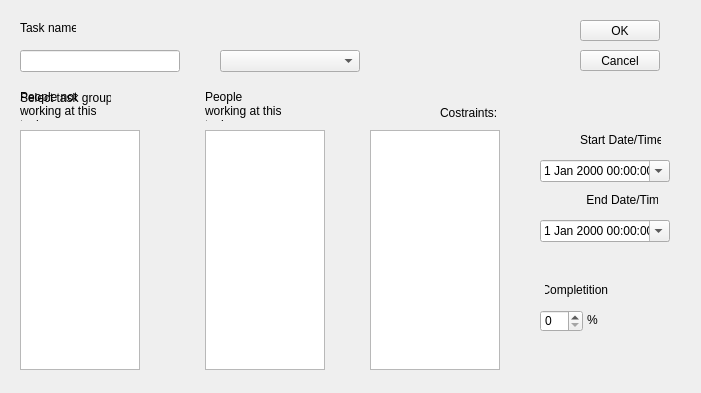
<?xml version="1.0" encoding="UTF-8"?>
<ui version="4.0">
 <class>AddTaskDialog</class>
 <widget class="QDialog" name="AddTaskDialog">
  <property name="geometry">
   <rect>
    <x>0</x>
    <y>0</y>
    <width>701</width>
    <height>393</height>
   </rect>
  </property>
  <property name="windowTitle">
   <string>Add Task</string>
  </property>
  <widget class="QLabel" name="taskNamelabel">
   <property name="geometry">
    <rect>
     <x>20</x>
     <y>20</y>
     <width>56</width>
     <height>16</height>
    </rect>
   </property>
   <property name="text">
    <string>Task name:</string>
   </property>
  </widget>
  <widget class="QPushButton" name="buttonOk">
   <property name="geometry">
    <rect>
     <x>580</x>
     <y>20</y>
     <width>80</width>
     <height>21</height>
    </rect>
   </property>
   <property name="text">
    <string>OK</string>
   </property>
   <property name="autoDefault">
    <bool>false</bool>
   </property>
  </widget>
  <widget class="QLineEdit" name="lineEdit">
   <property name="geometry">
    <rect>
     <x>20</x>
     <y>50</y>
     <width>160</width>
     <height>22</height>
    </rect>
   </property>
  </widget>
  <widget class="QPushButton" name="buttonCancel">
   <property name="geometry">
    <rect>
     <x>580</x>
     <y>50</y>
     <width>80</width>
     <height>21</height>
    </rect>
   </property>
   <property name="text">
    <string>Cancel</string>
   </property>
   <property name="autoDefault">
    <bool>false</bool>
   </property>
  </widget>
  <widget class="QDateTimeEdit" name="startdateTimeEdit">
   <property name="geometry">
    <rect>
     <x>540</x>
     <y>160</y>
     <width>130</width>
     <height>22</height>
    </rect>
   </property>
   <property name="locale">
    <locale language="English" country="UnitedStates"/>
   </property>
   <property name="calendarPopup">
    <bool>true</bool>
   </property>
  </widget>
  <widget class="QDateTimeEdit" name="enddateTimeEdit">
   <property name="geometry">
    <rect>
     <x>540</x>
     <y>220</y>
     <width>130</width>
     <height>22</height>
    </rect>
   </property>
   <property name="locale">
    <locale language="English" country="UnitedStates"/>
   </property>
   <property name="calendarPopup">
    <bool>true</bool>
   </property>
  </widget>
  <widget class="QListView" name="totalPeoplelistView">
   <property name="geometry">
    <rect>
     <x>20</x>
     <y>130</y>
     <width>120</width>
     <height>240</height>
    </rect>
   </property>
  </widget>
  <widget class="QLabel" name="startDateTimelabel">
   <property name="geometry">
    <rect>
     <x>580</x>
     <y>130</y>
     <width>81</width>
     <height>20</height>
    </rect>
   </property>
   <property name="text">
    <string>Start Date/Time:</string>
   </property>
  </widget>
  <widget class="QLabel" name="endDateTimelabel">
   <property name="geometry">
    <rect>
     <x>583</x>
     <y>190</y>
     <width>75</width>
     <height>20</height>
    </rect>
   </property>
   <property name="text">
    <string> End Date/Time:</string>
   </property>
  </widget>
  <widget class="QListView" name="taskPeoplelistView">
   <property name="geometry">
    <rect>
     <x>205</x>
     <y>130</y>
     <width>120</width>
     <height>240</height>
    </rect>
   </property>
  </widget>
  <widget class="QPushButton" name="insertPeoplepushButton">
   <property name="geometry">
    <rect>
     <x>156</x>
     <y>209</y>
     <width>32</width>
     <height>32</height>
    </rect>
   </property>
   <property name="text">
    <string/>
   </property>
   <property name="icon">
    <iconset resource="teeamres.qrc">
     <normaloff>:/icons/icons/bullet_arrow_right.png</normaloff>:/icons/icons/bullet_arrow_right.png</iconset>
   </property>
   <property name="iconSize">
    <size>
     <width>32</width>
     <height>32</height>
    </size>
   </property>
   <property name="autoDefault">
    <bool>true</bool>
   </property>
   <property name="default">
    <bool>false</bool>
   </property>
   <property name="flat">
    <bool>true</bool>
   </property>
  </widget>
  <widget class="QPushButton" name="removePeoplepushButton">
   <property name="geometry">
    <rect>
     <x>156</x>
     <y>259</y>
     <width>32</width>
     <height>32</height>
    </rect>
   </property>
   <property name="text">
    <string/>
   </property>
   <property name="icon">
    <iconset resource="teeamres.qrc">
     <normaloff>:/icons/icons/bullet_arrow_left.png</normaloff>:/icons/icons/bullet_arrow_left.png</iconset>
   </property>
   <property name="iconSize">
    <size>
     <width>32</width>
     <height>32</height>
    </size>
   </property>
   <property name="flat">
    <bool>true</bool>
   </property>
  </widget>
  <widget class="QLabel" name="taskGrouplabel">
   <property name="geometry">
    <rect>
     <x>20</x>
     <y>90</y>
     <width>91</width>
     <height>16</height>
    </rect>
   </property>
   <property name="text">
    <string>Select task group:</string>
   </property>
  </widget>
  <widget class="QComboBox" name="taskGroupcomboBox">
   <property name="geometry">
    <rect>
     <x>220</x>
     <y>50</y>
     <width>140</width>
     <height>22</height>
    </rect>
   </property>
  </widget>
  <widget class="QLabel" name="selectPeoplelabel">
   <property name="geometry">
    <rect>
     <x>20</x>
     <y>90</y>
     <width>91</width>
     <height>31</height>
    </rect>
   </property>
   <property name="text">
    <string>&lt;html&gt;&lt;head/&gt;&lt;body&gt;&lt;p&gt;People not working at this task:&lt;/p&gt;&lt;/body&gt;&lt;/html&gt;</string>
   </property>
   <property name="wordWrap">
    <bool>true</bool>
   </property>
  </widget>
  <widget class="QLabel" name="workingPeoplelabel">
   <property name="geometry">
    <rect>
     <x>205</x>
     <y>90</y>
     <width>81</width>
     <height>31</height>
    </rect>
   </property>
   <property name="lineWidth">
    <number>0</number>
   </property>
   <property name="text">
    <string>&lt;html&gt;&lt;head/&gt;&lt;body&gt;&lt;p&gt;People working at this task:&lt;/p&gt;&lt;/body&gt;&lt;/html&gt;</string>
   </property>
   <property name="wordWrap">
    <bool>true</bool>
   </property>
  </widget>
  <widget class="QLabel" name="completitionlabel">
   <property name="geometry">
    <rect>
     <x>545</x>
     <y>280</y>
     <width>63</width>
     <height>20</height>
    </rect>
   </property>
   <property name="text">
    <string>Completition:</string>
   </property>
   <property name="alignment">
    <set>Qt::AlignCenter</set>
   </property>
  </widget>
  <widget class="QLabel" name="percentlabel">
   <property name="geometry">
    <rect>
     <x>587</x>
     <y>312</y>
     <width>20</width>
     <height>16</height>
    </rect>
   </property>
   <property name="text">
    <string>%</string>
   </property>
  </widget>
  <widget class="QSpinBox" name="completitionspinBox">
   <property name="geometry">
    <rect>
     <x>540</x>
     <y>310</y>
     <width>43</width>
     <height>22</height>
    </rect>
   </property>
  </widget>
  <widget class="QLabel" name="costraintlabel">
   <property name="geometry">
    <rect>
     <x>440</x>
     <y>105</y>
     <width>60</width>
     <height>15</height>
    </rect>
   </property>
   <property name="text">
    <string>Costraints:</string>
   </property>
  </widget>
  <widget class="QListView" name="listView">
   <property name="geometry">
    <rect>
     <x>370</x>
     <y>130</y>
     <width>130</width>
     <height>240</height>
    </rect>
   </property>
  </widget>
 </widget>
 <resources>
  <include location="teeamres.qrc"/>
 </resources>
 <connections/>
</ui>
